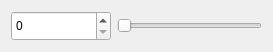
<?xml version="1.0" encoding="UTF-8"?>
<ui version="4.0">
 <class>MyselfWidget</class>
 <widget class="QWidget" name="MyselfWidget">
  <property name="geometry">
   <rect>
    <x>0</x>
    <y>0</y>
    <width>273</width>
    <height>42</height>
   </rect>
  </property>
  <property name="windowTitle">
   <string>Form</string>
  </property>
  <layout class="QHBoxLayout" name="horizontalLayout">
   <item>
    <widget class="QSpinBox" name="spinBox">
     <property name="minimumSize">
      <size>
       <width>100</width>
       <height>30</height>
      </size>
     </property>
     <property name="maximum">
      <number>100</number>
     </property>
     <property name="singleStep">
      <number>1</number>
     </property>
     <property name="stepType">
      <enum>QAbstractSpinBox::DefaultStepType</enum>
     </property>
    </widget>
   </item>
   <item>
    <widget class="QSlider" name="horizontalSlider">
     <property name="minimumSize">
      <size>
       <width>0</width>
       <height>30</height>
      </size>
     </property>
     <property name="maximum">
      <number>100</number>
     </property>
     <property name="orientation">
      <enum>Qt::Horizontal</enum>
     </property>
    </widget>
   </item>
  </layout>
 </widget>
 <resources/>
 <connections/>
</ui>
